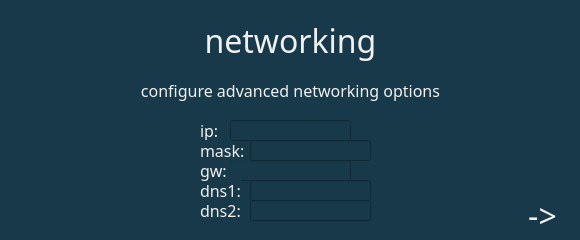
<?xml version="1.0" encoding="UTF-8"?>
<ui version="4.0">
 <class>AdvancedNetworkSetup</class>
 <widget class="QWidget" name="AdvancedNetworkSetup">
  <property name="geometry">
   <rect>
    <x>0</x>
    <y>0</y>
    <width>580</width>
    <height>240</height>
   </rect>
  </property>
  <property name="windowTitle">
   <string>Form</string>
  </property>
  <property name="styleSheet">
   <string notr="true">background-color: #17394A</string>
  </property>
  <widget class="QLabel" name="networkoptionsdescriptionLabel">
   <property name="geometry">
    <rect>
     <x>10</x>
     <y>80</y>
     <width>561</width>
     <height>21</height>
    </rect>
   </property>
   <property name="font">
    <font>
     <family>Source Sans Pro</family>
     <pointsize>12</pointsize>
    </font>
   </property>
   <property name="styleSheet">
    <string notr="true">color:rgb(240, 240, 240)</string>
   </property>
   <property name="text">
    <string>configure advanced networking options</string>
   </property>
   <property name="alignment">
    <set>Qt::AlignCenter</set>
   </property>
  </widget>
  <widget class="QLabel" name="networkoptionsLabel">
   <property name="geometry">
    <rect>
     <x>10</x>
     <y>20</y>
     <width>561</width>
     <height>41</height>
    </rect>
   </property>
   <property name="font">
    <font>
     <family>Source Sans Pro</family>
     <pointsize>24</pointsize>
    </font>
   </property>
   <property name="styleSheet">
    <string notr="true">color:rgb(240, 240, 240)</string>
   </property>
   <property name="text">
    <string>networking</string>
   </property>
   <property name="alignment">
    <set>Qt::AlignCenter</set>
   </property>
  </widget>
  <widget class="QPushButton" name="networkoptionsnextButton">
   <property name="geometry">
    <rect>
     <x>510</x>
     <y>200</y>
     <width>65</width>
     <height>31</height>
    </rect>
   </property>
   <property name="font">
    <font>
     <family>Source Sans Pro</family>
     <pointsize>24</pointsize>
    </font>
   </property>
   <property name="styleSheet">
    <string notr="true">QPushButton {
color:rgb(240, 240, 240);
background: qradialgradient(cx: 0.3, cy: -0.4,
fx: 0.3, fy: -0.4,
radius: 1.35, stop: 0 #4A6E81, stop: 1 #1C3E50);
border-radius: 11px;
}

QPushButton:hover {
background: qradialgradient(cx: 0.4, cy: -0.1,
fx: 0.3, fy: -0.4,
radius: 1.35, stop: 0 #4A6E81, stop: 1 #1C3E50);
}

QPushButton:pressed {
background: qradialgradient(cx: 0.1, cy: -0.1,
fx: 0.4, fy: -0.1,
radius: 1.35, stop: 0 #4A6E81, stop: 1 #1C3E50);
}
</string>
   </property>
   <property name="text">
    <string>-&gt;</string>
   </property>
  </widget>
  <widget class="QLineEdit" name="gwlineEdit">
   <property name="geometry">
    <rect>
     <x>230</x>
     <y>160</y>
     <width>121</width>
     <height>21</height>
    </rect>
   </property>
   <property name="font">
    <font>
     <family>Source Sans Pro</family>
     <pointsize>12</pointsize>
    </font>
   </property>
   <property name="styleSheet">
    <string notr="true">color: rgb(240, 240, 240)</string>
   </property>
  </widget>
  <widget class="QLabel" name="ipaddressLabel">
   <property name="geometry">
    <rect>
     <x>200</x>
     <y>120</y>
     <width>21</width>
     <height>21</height>
    </rect>
   </property>
   <property name="font">
    <font>
     <family>Source Sans Pro</family>
     <pointsize>12</pointsize>
    </font>
   </property>
   <property name="styleSheet">
    <string notr="true">color:rgb(240, 240, 240)</string>
   </property>
   <property name="text">
    <string>ip:</string>
   </property>
   <property name="alignment">
    <set>Qt::AlignLeading|Qt::AlignLeft|Qt::AlignVCenter</set>
   </property>
  </widget>
  <widget class="QLabel" name="maskLabel">
   <property name="geometry">
    <rect>
     <x>200</x>
     <y>140</y>
     <width>51</width>
     <height>21</height>
    </rect>
   </property>
   <property name="font">
    <font>
     <family>Source Sans Pro</family>
     <pointsize>12</pointsize>
    </font>
   </property>
   <property name="styleSheet">
    <string notr="true">color:rgb(240, 240, 240)</string>
   </property>
   <property name="text">
    <string>mask:</string>
   </property>
   <property name="alignment">
    <set>Qt::AlignLeading|Qt::AlignLeft|Qt::AlignVCenter</set>
   </property>
  </widget>
  <widget class="QLineEdit" name="dns2lineEdit">
   <property name="geometry">
    <rect>
     <x>250</x>
     <y>200</y>
     <width>121</width>
     <height>21</height>
    </rect>
   </property>
   <property name="font">
    <font>
     <family>Source Sans Pro</family>
     <pointsize>12</pointsize>
    </font>
   </property>
   <property name="styleSheet">
    <string notr="true">color: rgb(240, 240, 240)</string>
   </property>
  </widget>
  <widget class="QLineEdit" name="masklineEdit">
   <property name="geometry">
    <rect>
     <x>250</x>
     <y>140</y>
     <width>121</width>
     <height>21</height>
    </rect>
   </property>
   <property name="font">
    <font>
     <family>Source Sans Pro</family>
     <pointsize>12</pointsize>
    </font>
   </property>
   <property name="styleSheet">
    <string notr="true">color: rgb(240, 240, 240)</string>
   </property>
  </widget>
  <widget class="QLabel" name="primarydnsLabel">
   <property name="geometry">
    <rect>
     <x>200</x>
     <y>180</y>
     <width>41</width>
     <height>21</height>
    </rect>
   </property>
   <property name="font">
    <font>
     <family>Source Sans Pro</family>
     <pointsize>12</pointsize>
    </font>
   </property>
   <property name="styleSheet">
    <string notr="true">color:rgb(240, 240, 240)</string>
   </property>
   <property name="text">
    <string>dns1:</string>
   </property>
   <property name="alignment">
    <set>Qt::AlignLeading|Qt::AlignLeft|Qt::AlignVCenter</set>
   </property>
  </widget>
  <widget class="QLabel" name="gatewayLabel">
   <property name="geometry">
    <rect>
     <x>200</x>
     <y>160</y>
     <width>31</width>
     <height>21</height>
    </rect>
   </property>
   <property name="font">
    <font>
     <family>Source Sans Pro</family>
     <pointsize>12</pointsize>
    </font>
   </property>
   <property name="styleSheet">
    <string notr="true">color:rgb(240, 240, 240)</string>
   </property>
   <property name="text">
    <string>gw:</string>
   </property>
   <property name="alignment">
    <set>Qt::AlignLeading|Qt::AlignLeft|Qt::AlignVCenter</set>
   </property>
  </widget>
  <widget class="QLabel" name="secondaryDNSLabel">
   <property name="geometry">
    <rect>
     <x>200</x>
     <y>200</y>
     <width>41</width>
     <height>21</height>
    </rect>
   </property>
   <property name="font">
    <font>
     <family>Source Sans Pro</family>
     <pointsize>12</pointsize>
    </font>
   </property>
   <property name="styleSheet">
    <string notr="true">color:rgb(240, 240, 240)</string>
   </property>
   <property name="text">
    <string>dns2:</string>
   </property>
   <property name="alignment">
    <set>Qt::AlignLeading|Qt::AlignLeft|Qt::AlignVCenter</set>
   </property>
  </widget>
  <widget class="QLineEdit" name="ipaddresslineEdit">
   <property name="geometry">
    <rect>
     <x>230</x>
     <y>120</y>
     <width>121</width>
     <height>21</height>
    </rect>
   </property>
   <property name="font">
    <font>
     <family>Source Sans Pro</family>
     <pointsize>12</pointsize>
    </font>
   </property>
   <property name="styleSheet">
    <string notr="true">color: rgb(240, 240, 240)</string>
   </property>
  </widget>
  <widget class="QLineEdit" name="dns1lineEdit">
   <property name="geometry">
    <rect>
     <x>250</x>
     <y>180</y>
     <width>121</width>
     <height>21</height>
    </rect>
   </property>
   <property name="font">
    <font>
     <family>Source Sans Pro</family>
     <pointsize>12</pointsize>
    </font>
   </property>
   <property name="styleSheet">
    <string notr="true">color: rgb(240, 240, 240)</string>
   </property>
  </widget>
 </widget>
 <resources/>
 <connections/>
</ui>
